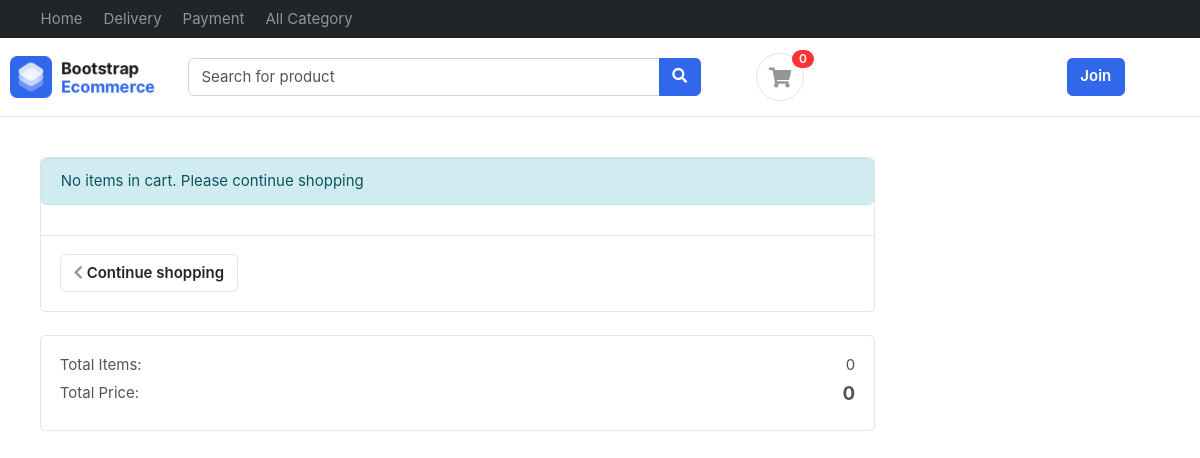
The page /accounts/cart/ (signed in) on the database as committed earlier.
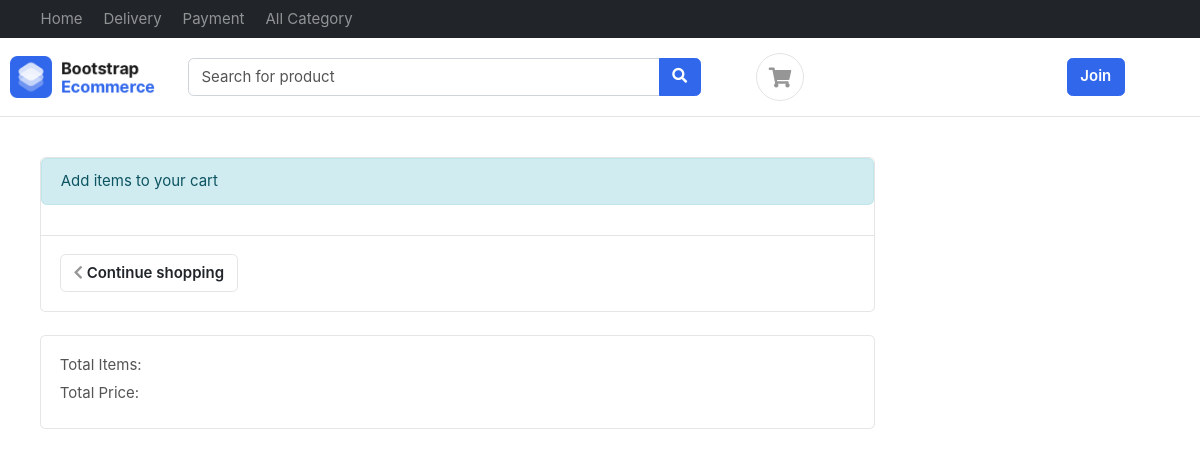
The same page on the database as committed later.
### accounts/models.py (models this page shows, shortened)
class Cart(BaseModel):
    user = models.ForeignKey(User, on_delete=models.SET_NULL, related_name='carts', null=True, blank=True)
    is_checkedout = models.BooleanField(default=False)
    def get_cart_total(self):
        cart_items = self.cart_items.all()
        price = []
        for cart_item in cart_items:
            price.append(cart_item.product.price)
        return sum(price)
    def get_total_cartitems(self):
        total = self.cart_items.all().count()
        return total

### accounts/views.py (the view)
# urls.py: path('cart/', cart, name='cart'),
def cart(request):
    assign_cart(request)
    load_cart(request)
    cart_uid = request.session.get('cart.uid',None)
    if cart_uid:
        cartObj = Cart.objects.get(uid = uuid.UUID(cart_uid))
        context = {
            'cart' : cartObj,
            'cart_items' : cartObj.cart_items.all()
        }
        if not cartObj.cart_items.all().count():
            messages.info(request, 'No items in cart. Please continue shopping')
        return render(request, 'accounts/cart.html', context)
    else:
        messages.info(request, 'Add items to your cart')
    return render(request,'accounts/cart.html')

### accounts/views.py (called while the page is built)
def assign_cart(request):
    cart_id = request.session.get('cart.uid',None)
    if cart_id:
        cart_obj = Cart.objects.get(uid = cart_id)
        if request.user.is_authenticated:
            cart_obj.user = User.objects.get(id = request.user.id)
            cart_obj.save()

def load_cart(request):
    if request.user.id:
        user = request.user
        cartObj = Cart.objects.filter(user = user).order_by('created_at')
        if cartObj.count():
            if not cartObj[0].is_checkedout:
                user_carts = request.user.carts.all()
                request.session['cart.uid'] = str(user_carts[0].uid)
                request.session['total_cart_items'] = user_carts[0].get_total_cartitems()

### templates/accounts/cart.html (shortened to what this page needs)
{% extends 'base/base.html'%}
{%block start%}
<section class="section-content padding-y">
    <div class="container">
    <div class="row">
        <main class="col-md-9">
    <div class="card">
    <table class="table table-borderless table-shopping-cart">
    <thead class="text-muted">
        {% include 'base/alert.html' %}
    </thead>
    </table>
    <div class="card-body border-top">
        <a href="{% url 'home'%}" class="btn btn-light float-md-left"> <i class="fa fa-chevron-left"></i> Continue shopping </a>
    </div>
    </div>
    <br>
            <div class="card">
                <div class="card-body">
                        <dl class="dlist-align">
                          <dt>Total Items:</dt>
                          <dd class="text-right">{{cart.get_total_cartitems}}</dd>
                        </dl>
                        <dl class="dlist-align">
                          <dt>Total Price:</dt>
                          <dd class="text-right  h5"><strong>{{cart.get_cart_total}}</strong></dd>
                        </dl>
                </div>
            </div>
    </div>
    </div>
    </section>
{%endblock%}

Rows that differ between the two databases and show on the page:
removed Cart: get_total_cartitems "0", get_cart_total "0"
Other text that changed with them:
{{ request.session.total_cart_items }}: "0" → (not shown)
new list line: "Add items to your cart"
list line gone: "No items in cart. Please continue shopping"
